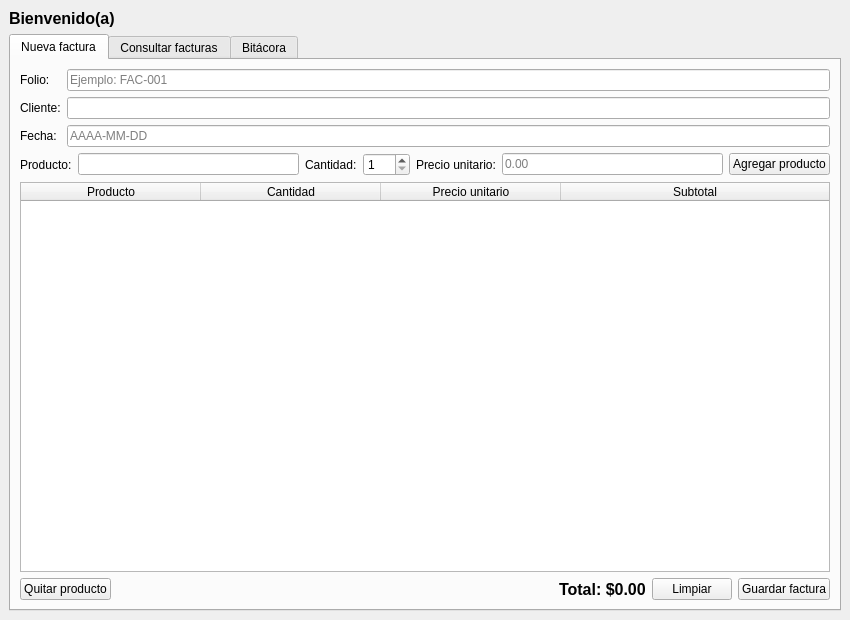
<?xml version="1.0" encoding="UTF-8"?>
<ui version="4.0">
 <class>Principal</class>
 <widget class="QMainWindow" name="Principal">
  <property name="geometry">
   <rect>
    <x>0</x>
    <y>0</y>
    <width>850</width>
    <height>620</height>
   </rect>
  </property>
  <property name="windowTitle">
   <string>Gestor de Facturas</string>
  </property>
  <widget class="QWidget" name="centralwidget">
   <layout class="QVBoxLayout" name="layoutCentral">
    <item>
     <widget class="QLabel" name="lblBienvenida">
      <property name="font">
       <font>
        <pointsize>12</pointsize>
        <bold>true</bold>
       </font>
      </property>
      <property name="text">
       <string>Bienvenido(a)</string>
      </property>
     </widget>
    </item>
    <item>
     <widget class="QTabWidget" name="pestanas">
      <property name="currentIndex">
       <number>0</number>
      </property>
      <widget class="QWidget" name="tabNueva">
       <attribute name="title">
        <string>Nueva factura</string>
       </attribute>
       <layout class="QVBoxLayout" name="layoutNueva">
        <item>
         <layout class="QFormLayout" name="layoutDatos">
          <item row="0" column="0">
           <widget class="QLabel" name="lblFolio">
            <property name="text">
             <string>Folio:</string>
            </property>
           </widget>
          </item>
          <item row="0" column="1">
           <widget class="QLineEdit" name="txtFolio">
            <property name="placeholderText">
             <string>Ejemplo: FAC-001</string>
            </property>
           </widget>
          </item>
          <item row="1" column="0">
           <widget class="QLabel" name="lblCliente">
            <property name="text">
             <string>Cliente:</string>
            </property>
           </widget>
          </item>
          <item row="1" column="1">
           <widget class="QLineEdit" name="txtCliente"/>
          </item>
          <item row="2" column="0">
           <widget class="QLabel" name="lblFecha">
            <property name="text">
             <string>Fecha:</string>
            </property>
           </widget>
          </item>
          <item row="2" column="1">
           <widget class="QLineEdit" name="txtFecha">
            <property name="placeholderText">
             <string>AAAA-MM-DD</string>
            </property>
           </widget>
          </item>
         </layout>
        </item>
        <item>
         <layout class="QHBoxLayout" name="layoutProducto">
          <item>
           <widget class="QLabel" name="lblProducto">
            <property name="text">
             <string>Producto:</string>
            </property>
           </widget>
          </item>
          <item>
           <widget class="QLineEdit" name="txtProducto"/>
          </item>
          <item>
           <widget class="QLabel" name="lblCantidad">
            <property name="text">
             <string>Cantidad:</string>
            </property>
           </widget>
          </item>
          <item>
           <widget class="QSpinBox" name="spinCantidad">
            <property name="minimum">
             <number>1</number>
            </property>
            <property name="maximum">
             <number>999</number>
            </property>
           </widget>
          </item>
          <item>
           <widget class="QLabel" name="lblPrecio">
            <property name="text">
             <string>Precio unitario:</string>
            </property>
           </widget>
          </item>
          <item>
           <widget class="QLineEdit" name="txtPrecio">
            <property name="placeholderText">
             <string>0.00</string>
            </property>
           </widget>
          </item>
          <item>
           <widget class="QPushButton" name="btnAgregar">
            <property name="text">
             <string>Agregar producto</string>
            </property>
           </widget>
          </item>
         </layout>
        </item>
        <item>
         <widget class="QTableWidget" name="tablaDetalle">
          <property name="editTriggers">
           <set>QAbstractItemView::NoEditTriggers</set>
          </property>
          <property name="selectionBehavior">
           <enum>QAbstractItemView::SelectRows</enum>
          </property>
          <attribute name="horizontalHeaderDefaultSectionSize">
           <number>180</number>
          </attribute>
          <attribute name="horizontalHeaderStretchLastSection">
           <bool>true</bool>
          </attribute>
          <column>
           <property name="text">
            <string>Producto</string>
           </property>
          </column>
          <column>
           <property name="text">
            <string>Cantidad</string>
           </property>
          </column>
          <column>
           <property name="text">
            <string>Precio unitario</string>
           </property>
          </column>
          <column>
           <property name="text">
            <string>Subtotal</string>
           </property>
          </column>
         </widget>
        </item>
        <item>
         <layout class="QHBoxLayout" name="layoutBotonesNueva">
          <item>
           <widget class="QPushButton" name="btnQuitar">
            <property name="text">
             <string>Quitar producto</string>
            </property>
           </widget>
          </item>
          <item>
           <spacer name="espacioNueva">
            <property name="orientation">
             <enum>Qt::Horizontal</enum>
            </property>
            <property name="sizeHint" stdset="0">
             <size>
              <width>40</width>
              <height>20</height>
             </size>
            </property>
           </spacer>
          </item>
          <item>
           <widget class="QLabel" name="lblTotal">
            <property name="font">
             <font>
              <pointsize>12</pointsize>
              <bold>true</bold>
             </font>
            </property>
            <property name="text">
             <string>Total: $0.00</string>
            </property>
           </widget>
          </item>
          <item>
           <widget class="QPushButton" name="btnLimpiar">
            <property name="text">
             <string>Limpiar</string>
            </property>
           </widget>
          </item>
          <item>
           <widget class="QPushButton" name="btnGuardar">
            <property name="text">
             <string>Guardar factura</string>
            </property>
           </widget>
          </item>
         </layout>
        </item>
       </layout>
      </widget>
      <widget class="QWidget" name="tabConsultar">
       <attribute name="title">
        <string>Consultar facturas</string>
       </attribute>
       <layout class="QVBoxLayout" name="layoutConsultar">
        <item>
         <layout class="QHBoxLayout" name="layoutBuscar">
          <item>
           <widget class="QLineEdit" name="txtBuscar">
            <property name="placeholderText">
             <string>Buscar por folio, cliente o fecha</string>
            </property>
           </widget>
          </item>
          <item>
           <widget class="QPushButton" name="btnBuscar">
            <property name="text">
             <string>Buscar</string>
            </property>
           </widget>
          </item>
          <item>
           <widget class="QPushButton" name="btnMostrarTodas">
            <property name="text">
             <string>Mostrar todas</string>
            </property>
           </widget>
          </item>
         </layout>
        </item>
        <item>
         <widget class="QTableWidget" name="tablaFacturas">
          <property name="editTriggers">
           <set>QAbstractItemView::NoEditTriggers</set>
          </property>
          <property name="selectionBehavior">
           <enum>QAbstractItemView::SelectRows</enum>
          </property>
          <attribute name="horizontalHeaderDefaultSectionSize">
           <number>180</number>
          </attribute>
          <attribute name="horizontalHeaderStretchLastSection">
           <bool>true</bool>
          </attribute>
          <column>
           <property name="text">
            <string>Folio</string>
           </property>
          </column>
          <column>
           <property name="text">
            <string>Cliente</string>
           </property>
          </column>
          <column>
           <property name="text">
            <string>Fecha</string>
           </property>
          </column>
          <column>
           <property name="text">
            <string>Total</string>
           </property>
          </column>
         </widget>
        </item>
        <item>
         <layout class="QHBoxLayout" name="layoutBotonesConsultar">
          <item>
           <widget class="QPushButton" name="btnVerDetalle">
            <property name="text">
             <string>Ver detalle</string>
            </property>
           </widget>
          </item>
          <item>
           <widget class="QPushButton" name="btnExportarJSON">
            <property name="text">
             <string>Exportar a JSON</string>
            </property>
           </widget>
          </item>
          <item>
           <widget class="QPushButton" name="btnExportarXML">
            <property name="text">
             <string>Exportar a XML</string>
            </property>
           </widget>
          </item>
          <item>
           <widget class="QPushButton" name="btnImportar">
            <property name="text">
             <string>Importar factura</string>
            </property>
           </widget>
          </item>
         </layout>
        </item>
        <item>
         <widget class="QLabel" name="lblDetalle">
          <property name="text">
           <string>Detalle de la factura seleccionada:</string>
          </property>
         </widget>
        </item>
        <item>
         <widget class="QTableWidget" name="tablaConsulta">
          <property name="editTriggers">
           <set>QAbstractItemView::NoEditTriggers</set>
          </property>
          <attribute name="horizontalHeaderDefaultSectionSize">
           <number>180</number>
          </attribute>
          <attribute name="horizontalHeaderStretchLastSection">
           <bool>true</bool>
          </attribute>
          <column>
           <property name="text">
            <string>Producto</string>
           </property>
          </column>
          <column>
           <property name="text">
            <string>Cantidad</string>
           </property>
          </column>
          <column>
           <property name="text">
            <string>Precio unitario</string>
           </property>
          </column>
          <column>
           <property name="text">
            <string>Subtotal</string>
           </property>
          </column>
         </widget>
        </item>
        <item>
         <widget class="QLabel" name="lblTotalConsulta">
          <property name="font">
           <font>
            <pointsize>12</pointsize>
            <bold>true</bold>
           </font>
          </property>
          <property name="text">
           <string>Total: $0.00</string>
          </property>
         </widget>
        </item>
       </layout>
      </widget>
      <widget class="QWidget" name="tabBitacora">
       <attribute name="title">
        <string>Bitácora</string>
       </attribute>
       <layout class="QVBoxLayout" name="layoutBitacora">
        <item>
         <widget class="QPlainTextEdit" name="txtBitacora">
          <property name="readOnly">
           <bool>true</bool>
          </property>
         </widget>
        </item>
        <item>
         <widget class="QPushButton" name="btnActualizarBitacora">
          <property name="text">
           <string>Actualizar bitácora</string>
          </property>
         </widget>
        </item>
       </layout>
      </widget>
     </widget>
    </item>
   </layout>
  </widget>
 </widget>
 <resources/>
 <connections/>
</ui>
